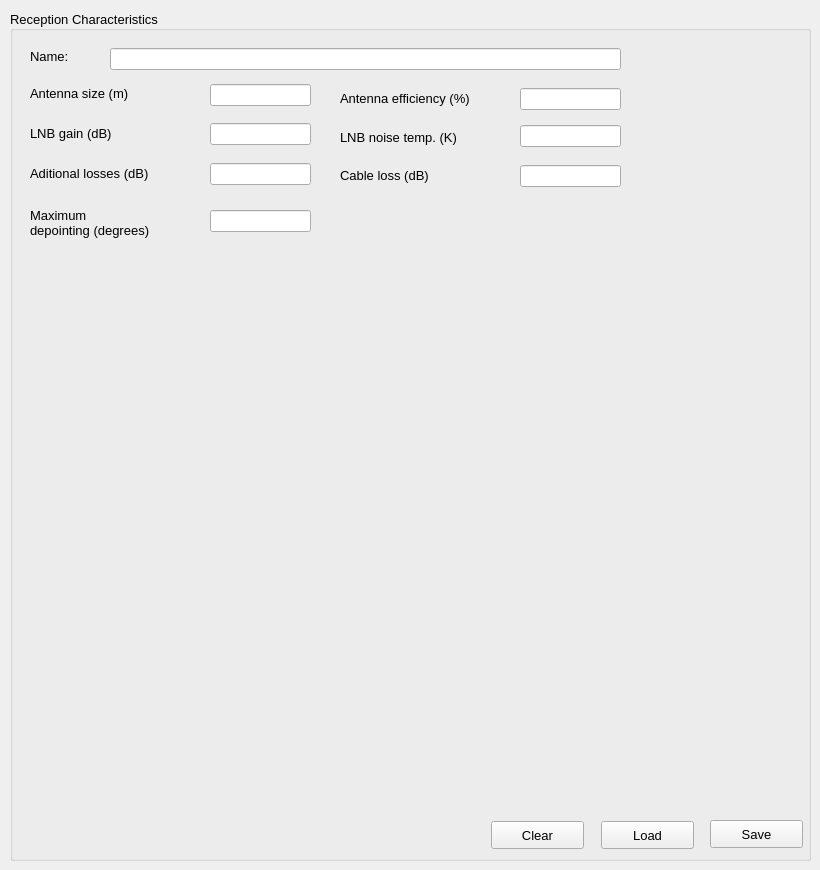
    <widget class="QWidget" name="reception_page">
     <widget class="QGroupBox" name="groupBox_3">
      <property name="geometry">
       <rect>
        <x>10</x>
        <y>10</y>
        <width>801</width>
        <height>851</height>
       </rect>
      </property>
      <property name="font">
       <font>
        <pointsize>10</pointsize>
       </font>
      </property>
      <property name="autoFillBackground">
       <bool>false</bool>
      </property>
      <property name="title">
       <string>Reception Characteristics</string>
      </property>
      <property name="alignment">
       <set>Qt::AlignJustify|Qt::AlignVCenter</set>
      </property>
      <widget class="QLabel" name="label_19">
       <property name="geometry">
        <rect>
         <x>20</x>
         <y>38</y>
         <width>55</width>
         <height>16</height>
        </rect>
       </property>
       <property name="text">
        <string>Name:</string>
       </property>
      </widget>
      <widget class="QLabel" name="label_20">
       <property name="geometry">
        <rect>
         <x>20</x>
         <y>68</y>
         <width>151</width>
         <height>31</height>
        </rect>
       </property>
       <property name="text">
        <string>Antenna size (m)</string>
       </property>
      </widget>
      <widget class="QLabel" name="label_21">
       <property name="geometry">
        <rect>
         <x>20</x>
         <y>113</y>
         <width>161</width>
         <height>21</height>
        </rect>
       </property>
       <property name="text">
        <string>LNB gain (dB)</string>
       </property>
      </widget>
      <widget class="QLineEdit" name="name_reception_rcp">
       <property name="geometry">
        <rect>
         <x>100</x>
         <y>38</y>
         <width>511</width>
         <height>22</height>
        </rect>
       </property>
      </widget>
      <widget class="QLineEdit" name="lnb_gain_reception_rcp">
       <property name="geometry">
        <rect>
         <x>200</x>
         <y>113</y>
         <width>101</width>
         <height>22</height>
        </rect>
       </property>
      </widget>
      <widget class="QLineEdit" name="ant_size_reception_rcp">
       <property name="geometry">
        <rect>
         <x>200</x>
         <y>74</y>
         <width>101</width>
         <height>22</height>
        </rect>
       </property>
      </widget>
      <widget class="QPushButton" name="save_reception_rcp">
       <property name="geometry">
        <rect>
         <x>700</x>
         <y>810</y>
         <width>93</width>
         <height>28</height>
        </rect>
       </property>
       <property name="font">
        <font>
         <pointsize>10</pointsize>
         <weight>50</weight>
         <bold>false</bold>
        </font>
       </property>
       <property name="text">
        <string>Save</string>
       </property>
      </widget>
      <widget class="QPushButton" name="load_reception_rcp">
       <property name="geometry">
        <rect>
         <x>591</x>
         <y>811</y>
         <width>93</width>
         <height>28</height>
        </rect>
       </property>
       <property name="font">
        <font>
         <pointsize>10</pointsize>
         <weight>50</weight>
         <bold>false</bold>
        </font>
       </property>
       <property name="text">
        <string>Load</string>
       </property>
      </widget>
      <widget class="QLabel" name="label_23">
       <property name="geometry">
        <rect>
         <x>330</x>
         <y>80</y>
         <width>171</width>
         <height>16</height>
        </rect>
       </property>
       <property name="text">
        <string>Antenna efficiency (%)</string>
       </property>
      </widget>
      <widget class="QLineEdit" name="ant_eff_reception_rcp">
       <property name="geometry">
        <rect>
         <x>510</x>
         <y>78</y>
         <width>101</width>
         <height>22</height>
        </rect>
       </property>
      </widget>
      <widget class="QLabel" name="label_24">
       <property name="geometry">
        <rect>
         <x>330</x>
         <y>119</y>
         <width>161</width>
         <height>16</height>
        </rect>
       </property>
       <property name="text">
        <string>LNB noise temp. (K)</string>
       </property>
      </widget>
      <widget class="QLineEdit" name="lnb_temp_reception_rcp">
       <property name="geometry">
        <rect>
         <x>510</x>
         <y>115</y>
         <width>101</width>
         <height>22</height>
        </rect>
       </property>
      </widget>
      <widget class="QLabel" name="label_25">
       <property name="geometry">
        <rect>
         <x>20</x>
         <y>138</y>
         <width>171</width>
         <height>51</height>
        </rect>
       </property>
       <property name="layoutDirection">
        <enum>Qt::LeftToRight</enum>
       </property>
       <property name="text">
        <string>Aditional losses (dB)</string>
       </property>
      </widget>
      <widget class="QLineEdit" name="aditional_losses_reception_rcp">
       <property name="geometry">
        <rect>
         <x>200</x>
         <y>153</y>
         <width>101</width>
         <height>22</height>
        </rect>
       </property>
      </widget>
      <widget class="QLabel" name="label_26">
       <property name="geometry">
        <rect>
         <x>20</x>
         <y>187</y>
         <width>171</width>
         <height>51</height>
        </rect>
       </property>
       <property name="layoutDirection">
        <enum>Qt::LeftToRight</enum>
       </property>
       <property name="text">
        <string>Maximum 
depointing (degrees)</string>
       </property>
      </widget>
      <widget class="QLineEdit" name="max_depoint_reception_rcp">
       <property name="geometry">
        <rect>
         <x>200</x>
         <y>200</y>
         <width>101</width>
         <height>22</height>
        </rect>
       </property>
      </widget>
      <widget class="QPushButton" name="clear_reception_rcp">
       <property name="geometry">
        <rect>
         <x>481</x>
         <y>811</y>
         <width>93</width>
         <height>28</height>
        </rect>
       </property>
       <property name="font">
        <font>
         <pointsize>10</pointsize>
         <weight>50</weight>
         <bold>false</bold>
        </font>
       </property>
       <property name="text">
        <string>Clear</string>
       </property>
      </widget>
      <widget class="QLabel" name="label_62">
       <property name="geometry">
        <rect>
         <x>330</x>
         <y>140</y>
         <width>171</width>
         <height>51</height>
        </rect>
       </property>
       <property name="layoutDirection">
        <enum>Qt::LeftToRight</enum>
       </property>
       <property name="text">
        <string>Cable loss (dB)</string>
       </property>
      </widget>
      <widget class="QLineEdit" name="cable_loss_reception_rcp">
       <property name="geometry">
        <rect>
         <x>510</x>
         <y>155</y>
         <width>101</width>
         <height>22</height>
        </rect>
       </property>
      </widget>
     </widget>
    </widget>
